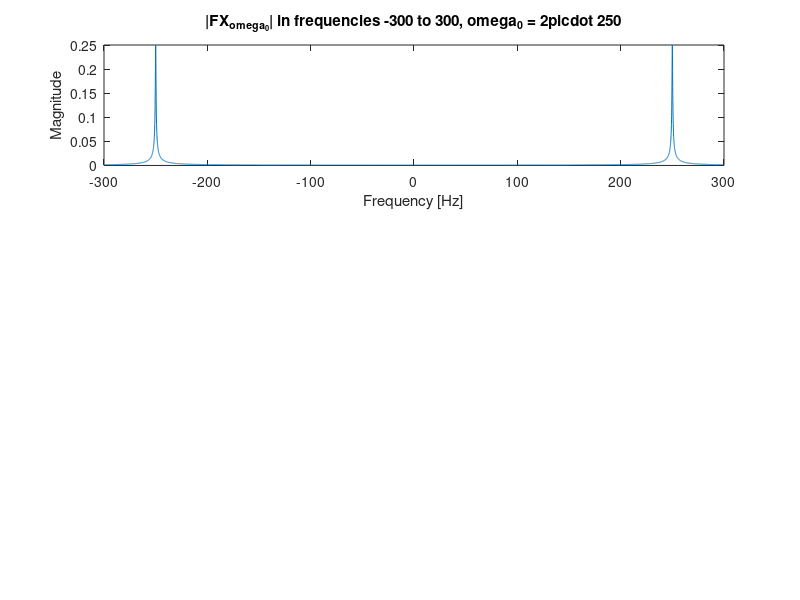
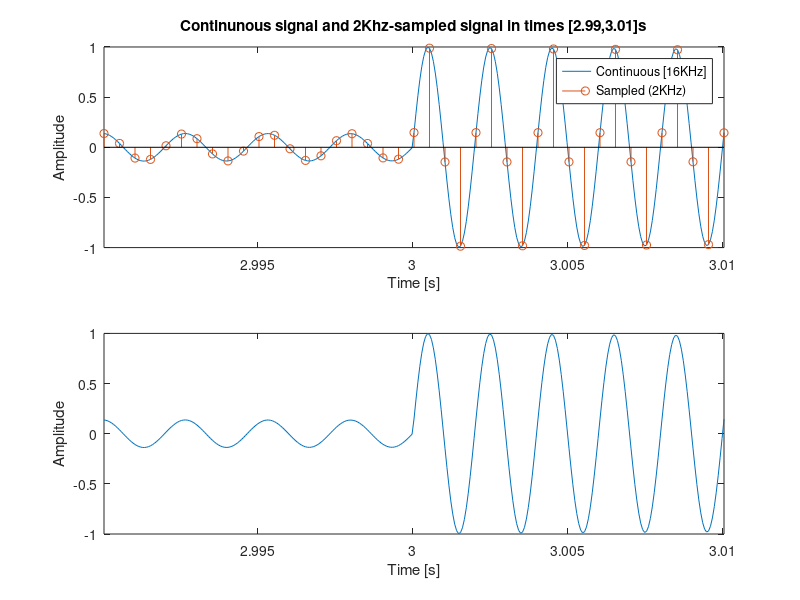

Here is the MATLAB script that generated these plots, in order:
% Students:
%  Itay Levi - 203192216 
%  Hagai Kariti - 301781613

%% Clear all
clear all;
close all;
clc
%% Q1
% define the signal
x_w = @(w,t) sin(w.*t).*(t >= 0).*exp(-2*t);
% define fourier transform for X
w0 = 2*pi*250;
X_fourier = @(w) w0./(w0^2 + (j.*w + 2).^2);
% calculate it for given interval
f_space = linspace(-300, 300, 10000);
X_f_abs = abs(X_fourier(2*pi*f_space));
% plot it
figure(1);
subplot(3, 1, 1);
plot(f_space, X_f_abs);
title("|F\{X_{\omega_0}\}| in frequencies -300 to 300, \omega_0 = 2\pi\cdot 250");
xlabel("Frequency [Hz]");
ylabel("Magnitude");
%% Q2
% define the signal x(t)
w1 = 2*pi*250;
w2 = 2*pi*315;
w3 = 2*pi*375;
w4 = 2*pi*500;
x = @(t) x_w(w1, t).*(t >= 0 & t < 1) ...
    + x_w(w2, t-1).*(t >= 1 & t < 2) ...
    + x_w(w3, t-2).*(t >= 2 & t < 3) ...
    + x_w(w4, t-3).*(t >= 3 & t < 4);
% calculate the signal in the required time interval
t = linspace(0, 4, 64000);
signal = x(t);
% play it
sample_freq = 64000/4;
soundsc(signal, sample_freq);
%% Q3
% calculate time interval
start_index = 1 + sample_freq * 2.99;
end_index = 1 + sample_freq * 3.01;
interval = t(start_index:end_index);
% plot the signal twice (title and legend will be set by later questions)
figure(2);
subplot(2, 1, 1);
plot(interval, signal(start_index:end_index));
xlabel('Time [s]');
ylabel('Amplitude');
xlim([interval(1) interval(end)]);
hold all;

subplot(2, 1, 2);
plot(interval, signal(start_index:end_index));
xlabel('Time [s]');
ylabel('Amplitude');
xlim([interval(1) interval(end)]);
hold all;
%% Q4
% downsample signal
downsampled_frequency = 2000;
downsample_factor = sample_freq/downsampled_frequency;
downsampled_signal = downsample(signal, downsample_factor);
% calculate time interval
start_index = 1 + 2.99 * downsampled_frequency;
end_index = 1 + 3.01 * downsampled_frequency;
downsampled_interval = downsample(interval, downsample_factor);
% plot
subplot(2, 1, 1);
stem(downsampled_interval, downsampled_signal(start_index:end_index));
title("Continunous signal and 2Khz-sampled signal in times [2.99,3.01]s");
legend('Continuous [16KHz]', 'Sampled (2KHz)');
